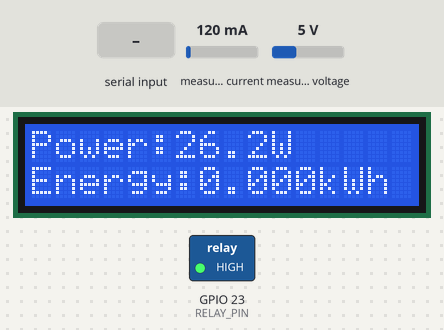
Simulated run of this sketch. Board: ESP32. Parts: 16×2 character LCD, switched loads named in the sketch (green lamp = pin HIGH). Inputs (shaded band) come from the test bench; at power-on: measured current 120 mA, measured voltage 5 V. WiFi joins after 1.5 s; servers stay silent unless stated; the local clock reads 2024-03-15 10:24:30 at power-on unless the sketch sets it; no MQTT or app messages arrive unless stated; what the sketch prints to the serial monitor is not drawn.

Above: at 3.1 s.
3.2 s: "1" received over Serial
At 5.8 s:
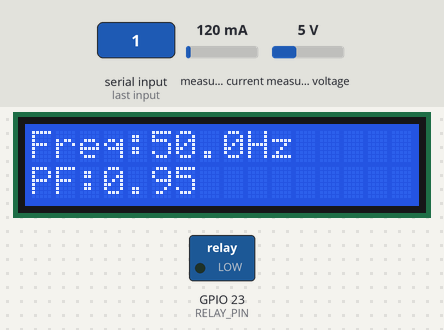
6.5 s: "0" received over Serial
At 8.2 s:
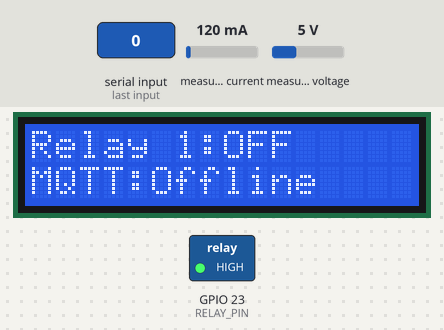
10.0 s: measured current set to 40 mA
At 13.3 s:
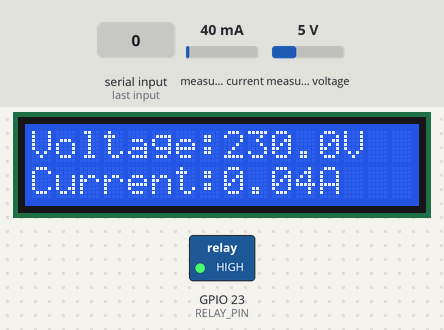
13.5 s: measured voltage set to 0.3 V
At 15.5 s:
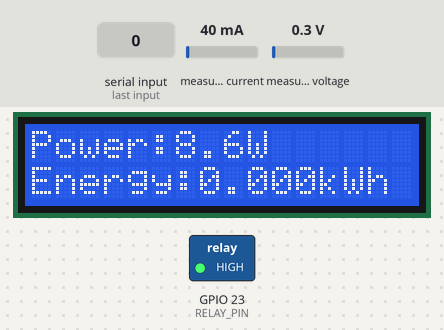
20.0 s: "1" received over Serial
At 22.7 s:
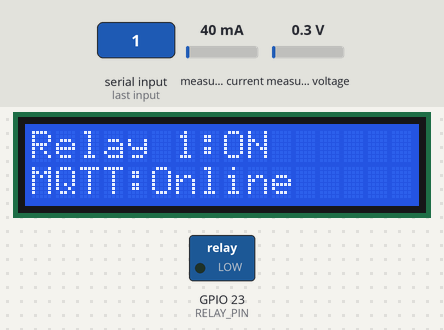
Timing chart, 0 to 24.2 s (numbered marks = the images above; inputs shaded):
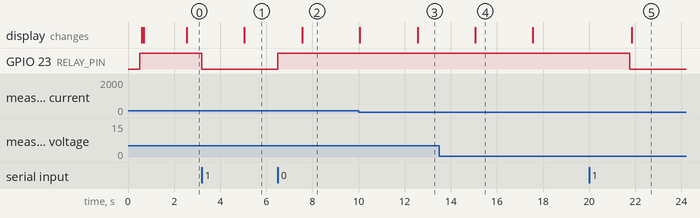

The sketch:

Main_Code.ino
```cpp
/*
  ============================================================
  SHEM - SMART HOME ENERGY MANAGEMENT SYSTEM
  ESP32 + PZEM-004T + RELAY + LCD + EMQX MQTT Cloud
  ============================================================

  HARDWARE:
  ESP32 DevKit
  PZEM-004T
  16x2 I2C LCD
  1-channel relay module

  CONNECTIONS:
  PZEM RX -> ESP32 GPIO16
  PZEM TX -> ESP32 GPIO17

  LCD SDA -> GPIO21
  LCD SCL -> GPIO22

  Relay IN -> GPIO23

  MQTT FLOW:
  ESP32 -> EMQX -> FastAPI
  FastAPI -> EMQX -> ESP32

  IMPORTANT:
  Relay is configured ACTIVE LOW.
  Verify this against your actual relay module.
*/

// ============================================================
// LIBRARIES
// ============================================================

#include <Arduino.h>
#include <WiFi.h>
#include <WiFiClientSecure.h>
#include <PubSubClient.h>
#include <ArduinoJson.h>
#include <PZEM004Tv30.h>
#include <Wire.h>
#include <LiquidCrystal_I2C.h>
#include <time.h>
#include <math.h>


// ============================================================
// 1. WIFI + MQTT CREDENTIALS
// ============================================================
// WIFI_NETWORKS[], WIFI_NETWORK_COUNT, MQTT_USERNAME and MQTT_PASSWORD live in
// secrets.h (git-ignored). Copy secrets.example.h to secrets.h and fill it in.

#include "secrets.h"


// ============================================================
// 2. EMQX CLOUD CONFIGURATION
// ============================================================

// Enter the EMQX Cloud cluster hostname.
// EMQX deployment hostname (without https://)

const char* MQTT_HOST = "xf061010.ala.asia-southeast1.emqxsl.com";
const int MQTT_PORT = 8883;
// MQTT_USERNAME / MQTT_PASSWORD come from secrets.h

const char* DEVICE_ID = "001";


// Paste the trusted root CA certificate for your
// EMQX Cloud TLS certificate chain here.
//
// Do not use a certificate copied from an untrusted source.
// Do not leave this empty for the secure configuration.

static const char MQTT_ROOT_CA[] PROGMEM = R"EOF(
-----BEGIN CERTIFICATE-----
MIIDjjCCAnagAwIBAgIQAzrx5qcRqaC7KGSxHQn65TANBgkqhkiG9w0BAQsFADBh
MQswCQYDVQQGEwJVUzEVMBMGA1UEChMMRGlnaUNlcnQgSW5jMRkwFwYDVQQLExB3
d3cuZGlnaWNlcnQuY29tMSAwHgYDVQQDExdEaWdpQ2VydCBHbG9iYWwgUm9vdCBH
MjAeFw0xMzA4MDExMjAwMDBaFw0zODAxMTUxMjAwMDBaMGExCzAJBgNVBAYTAlVT
MRUwEwYDVQQKEwxEaWdpQ2VydCBJbmMxGTAXBgNVBAsTEHd3dy5kaWdpY2VydC5j
b20xIDAeBgNVBAMTF0RpZ2lDZXJ0IEdsb2JhbCBSb290IEcyMIIBIjANBgkqhkiG
9w0BAQEFAAOCAQ8AMIIBCgKCAQEAuzfNNNx7a8myaJCtSnX/RrohCgiN9RlUyfuI
2/Ou8jqJkTx65qsGGmvPrC3oXgkkRLpimn7Wo6h+4FR1IAWsULecYxpsMNzaHxmx
1x7e/dfgy5SDN67sH0NO3Xss0r0upS/kqbitOtSZpLYl6ZtrAGCSYP9PIUkY92eQ
q2EGnI/yuum06ZIya7XzV+hdG82MHauVBJVJ8zUtluNJbd134/tJS7SsVQepj5Wz
tCO7TG1F8PapspUwtP1MVYwnSlcUfIKdzXOS0xZKBgyMUNGPHgm+F6HmIcr9g+UQ
vIOlCsRnKPZzFBQ9RnbDhxSJITRNrw9FDKZJobq7nMWxM4MphQIDAQABo0IwQDAP
BgNVHRMBAf8EBTADAQH/MA4GA1UdDwEB/wQEAwIBhjAdBgNVHQ4EFgQUTiJUIBiV
5uNu5g/6+rkS7QYXjzkwDQYJKoZIhvcNAQELBQADggEBAGBnKJRvDkhj6zHd6mcY
1Yl9PMWLSn/pvtsrF9+wX3N3KjITOYFnQoQj8kVnNeyIv/iPsGEMNKSuIEyExtv4
NeF22d+mQrvHRAiGfzZ0JFrabA0UWTW98kndth/Jsw1HKj2ZL7tcu7XUIOGZX1NG
Fdtom/DzMNU+MeKNhJ7jitralj41E6Vf8PlwUHBHQRFXGU7Aj64GxJUTFy8bJZ91
8rGOmaFvE7FBcf6IKshPECBV1/MUReXgRPTqh5Uykw7+U0b6LJ3/iyK5S9kJRaTe
pLiaWN0bfVKfjllDiIGknibVb63dDcY3fe0Dkhvld1927jyNxF1WW6LZZm6zNTfl
MrY=
-----END CERTIFICATE-----
)EOF";


// ============================================================
// 3. HARDWARE CONFIGURATION
// ============================================================

#define PZEM_RX 16
#define PZEM_TX 17

#define LCD_SDA 21
#define LCD_SCL 22

#define RELAY_PIN 23

// Confirm this with your relay module.
// ACTIVE LOW: LOW = ON, HIGH = OFF.

#define RELAY_ON LOW
#define RELAY_OFF HIGH


// ============================================================
// 4. MQTT TOPICS
// ============================================================

String TOPIC_TELEMETRY;
String TOPIC_STATUS;
String TOPIC_RELAY_COMMAND;
String TOPIC_RELAY_STATE;
String TOPIC_RELAY_ACK;


// ============================================================
// 5. OBJECTS
// ============================================================

PZEM004Tv30 pzem(Serial2, PZEM_RX, PZEM_TX);

LiquidCrystal_I2C lcd(0x27, 16, 2);

WiFiClientSecure secureClient;
PubSubClient mqtt(secureClient);


// ============================================================
// 6. TIMING
// ============================================================

const unsigned long TELEMETRY_INTERVAL = 2000;
const unsigned long LCD_INTERVAL = 2500;
const unsigned long WIFI_RETRY_INTERVAL = 20000;
const unsigned long MQTT_RETRY_INTERVAL = 5000;

unsigned long lastTelemetryTime = 0;
unsigned long lastLCDTime = 0;
unsigned long lastWiFiAttempt = 0;
unsigned long lastMQTTAttempt = 0;


// ============================================================
// 7. DEVICE STATE
// ============================================================

bool relayState = false;

float voltage = NAN;
float current = NAN;
float power = NAN;
float energy = NAN;
float frequency = NAN;
float powerFactor = NAN;

bool meterReadingsValid = false;

String lastCommandId = "";

int lcdPage = 0;


// ============================================================
// 8. RELAY CONTROL
// ============================================================

void setRelay(bool state) {

  relayState = state;

  digitalWrite(
    RELAY_PIN,
    relayState ? RELAY_ON : RELAY_OFF
  );

  Serial.print("Relay 1: ");
  Serial.println(relayState ? "ON" : "OFF");
}


// ============================================================
// 9. TIME CONFIGURATION
// ============================================================

bool isTimeSynchronized() {

  return time(nullptr) > 1700000000;
}


String getTimestamp() {

  time_t now = time(nullptr);

  if (!isTimeSynchronized()) {
    return "";
  }

  struct tm timeinfo;

  gmtime_r(&now, &timeinfo);

  char buffer[30];

  strftime(
    buffer,
    sizeof(buffer),
    "%Y-%m-%dT%H:%M:%SZ",
    &timeinfo
  );

  return String(buffer);
}


// ============================================================
// 10. WIFI CONNECTION
// ============================================================

// Milliseconds to wait for each individual network before moving on.
// 20 s total / 4 max networks = 5 s per network.
#define WIFI_PER_NETWORK_TIMEOUT (WIFI_RETRY_INTERVAL / 4)

void connectWiFi() {

  if (WiFi.status() == WL_CONNECTED) {
    return;
  }

  unsigned long now = millis();

  if (now - lastWiFiAttempt < WIFI_RETRY_INTERVAL) {
    return;
  }

  lastWiFiAttempt = now;

  Serial.println();
  Serial.println("Scanning WiFi networks (priority order)...");

  // Fully reset any half-finished attempt before we start the scan.
  // This avoids colliding with auto-reconnect and tripping the task watchdog.
  WiFi.disconnect(false, false);
  delay(100);

  for (int i = 0; i < WIFI_NETWORK_COUNT; i++) {

    Serial.print("Trying [");
    Serial.print(i);
    Serial.print("] ");
    Serial.println(WIFI_NETWORKS[i].ssid);

    WiFi.begin(WIFI_NETWORKS[i].ssid, WIFI_NETWORKS[i].password);

    unsigned long start = millis();

    while (WiFi.status() != WL_CONNECTED &&
           millis() - start < WIFI_PER_NETWORK_TIMEOUT) {
      delay(200);
    }

    if (WiFi.status() == WL_CONNECTED) {
      Serial.print("Connected to: ");
      Serial.println(WIFI_NETWORKS[i].ssid);
      Serial.print("IP: ");
      Serial.println(WiFi.localIP());
      return;   // success — stop trying further networks
    }

    Serial.print("Failed: ");
    Serial.println(WIFI_NETWORKS[i].ssid);

    // Disconnect cleanly before trying the next network.
    WiFi.disconnect(false, false);
    delay(100);
  }

  Serial.println("All WiFi networks failed. Will retry after interval.");
}


// ============================================================
// 11. MQTT STATUS
// ============================================================

void publishDeviceStatus(const char* status) {

  if (!mqtt.connected()) {
    return;
  }

  StaticJsonDocument<256> doc;

  doc["deviceId"] = DEVICE_ID;
  doc["status"] = status;
  doc["relay1State"] = relayState ? "ON" : "OFF";
  doc["timestamp"] = getTimestamp();

  char payload[256];

  size_t length = serializeJson(doc, payload);

  mqtt.publish(
    TOPIC_STATUS.c_str(),
    reinterpret_cast<const uint8_t*>(payload),
    length,
    true
  );
}


// ============================================================
// 12. RELAY STATE PUBLICATION
// ============================================================

void publishRelayState() {

  if (!mqtt.connected()) {
    return;
  }

  StaticJsonDocument<192> doc;

  doc["deviceId"] = DEVICE_ID;
  doc["channel"] = 1;
  doc["state"] = relayState ? "ON" : "OFF";
  doc["timestamp"] = getTimestamp();

  char payload[192];

  size_t length = serializeJson(doc, payload);

  mqtt.publish(
    TOPIC_RELAY_STATE.c_str(),
    reinterpret_cast<const uint8_t*>(payload),
    length,
    true
  );
}


// ============================================================
// 13. COMMAND ACKNOWLEDGEMENT
// ============================================================

void publishCommandAck(
  const String& commandId,
  const char* result
) {

  if (!mqtt.connected()) {
    return;
  }

  StaticJsonDocument<256> doc;

  doc["deviceId"] = DEVICE_ID;
  doc["channel"] = 1;
  doc["commandId"] = commandId;
  doc["commandedState"] = relayState ? "ON" : "OFF";
  doc["status"] = result;
  doc["timestamp"] = getTimestamp();

  char payload[256];

  size_t length = serializeJson(doc, payload);

  mqtt.publish(
    TOPIC_RELAY_ACK.c_str(),
    reinterpret_cast<const uint8_t*>(payload),
    length,
    false
  );
}


// ============================================================
// 14. MQTT COMMAND HANDLER
// ============================================================

void mqttCallback(
  char* topic,
  byte* payload,
  unsigned int length
) {

  StaticJsonDocument<384> doc;

  DeserializationError error =
    deserializeJson(doc, payload, length);

  if (error) {

    Serial.println("Invalid MQTT JSON command");

    return;
  }

  String commandId = doc["commandId"] | "";
  String state = doc["state"] | "";
  int channel = doc["channel"] | 0;

  long expiresAt = doc["expiresAtUnix"] | 0;

  Serial.println();
  Serial.println("Remote command received");

  Serial.print("Command ID: ");
  Serial.println(commandId);

  Serial.print("Requested state: ");
  Serial.println(state);


  // Validate command ID.

  if (commandId.length() == 0) {

    Serial.println("Rejected: missing command ID");

    return;
  }


  // Only relay channel 1 is implemented.

  if (channel != 1) {

    publishCommandAck(commandId, "rejected_invalid_channel");

    return;
  }


  // Validate requested state.

  if (state != "ON" && state != "OFF") {

    publishCommandAck(commandId, "rejected_invalid_state");

    return;
  }


  // Require synchronized time to validate expiry.

  if (!isTimeSynchronized()) {

    publishCommandAck(commandId, "rejected_time_unsynchronized");

    return;
  }


  // Expired or missing expiry timestamps are rejected.

  if (expiresAt <= 0 || time(nullptr) > expiresAt) {

    publishCommandAck(commandId, "rejected_expired");

    return;
  }


  // Prevent duplicate command execution.

  if (commandId == lastCommandId) {

    publishCommandAck(commandId, "duplicate");

    return;
  }


  // Execute command.

  bool requestedState = (state == "ON");

  setRelay(requestedState);

  lastCommandId = commandId;


  // Publish actual commanded relay state.

  publishRelayState();

  publishCommandAck(commandId, "applied");

  Serial.println("Remote command applied");
}


// ============================================================
// 15. MQTT CONNECTION
// ============================================================

void connectMQTT() {

  if (mqtt.connected()) {
    return;
  }

  if (WiFi.status() != WL_CONNECTED) {
    return;
  }

  unsigned long now = millis();

  if (now - lastMQTTAttempt < MQTT_RETRY_INTERVAL) {
    return;
  }

  lastMQTTAttempt = now;

  Serial.println("Connecting to EMQX Cloud...");

  String clientId = "SHEM_ESP32_" + String(DEVICE_ID);

  const char* willMessage = "{\"deviceId\":\"001\",\"status\":\"offline\"}";

  bool connected = mqtt.connect(
    clientId.c_str(),
    MQTT_USERNAME,
    MQTT_PASSWORD,
    TOPIC_STATUS.c_str(),
    1,
    true,
    willMessage
  );

  if (connected) {

    Serial.println("EMQX Connected");

    mqtt.subscribe(
      TOPIC_RELAY_COMMAND.c_str(),
      1
    );

    publishDeviceStatus("online");

    publishRelayState();

  } else {

    Serial.print("MQTT connection failed. State: ");
    Serial.println(mqtt.state());
  }
}


// ============================================================
// 16. PZEM READING
// ============================================================

void readPZEM() {

  float v = pzem.voltage();
  float a = pzem.current();
  float w = pzem.power();
  float e = pzem.energy();
  float hz = pzem.frequency();
  float pf = pzem.pf();

  bool valid =
    isfinite(v) &&
    isfinite(a) &&
    isfinite(w) &&
    isfinite(e) &&
    v >= 0 &&
    a >= 0 &&
    w >= 0 &&
    e >= 0;

  if (!valid) {

    meterReadingsValid = false;

    Serial.println("PZEM reading invalid");

    return;
  }

  voltage = v;
  current = a;
  power = w;
  energy = e;

  frequency = hz;
  powerFactor = pf;

  meterReadingsValid = true;
}


// ============================================================
// 17. TELEMETRY PUBLICATION
// ============================================================

void publishTelemetry() {

  if (!mqtt.connected() || !meterReadingsValid) {
    return;
  }

  StaticJsonDocument<512> doc;

  doc["deviceId"] = DEVICE_ID;

  doc["voltage"] = voltage;
  doc["current"] = current;
  doc["power"] = power;

  doc["energy"] = energy;
  doc["energyUnit"] = "kWh";

  if (isfinite(frequency)) {
    doc["frequency"] = frequency;
  }

  if (isfinite(powerFactor)) {
    doc["powerFactor"] = powerFactor;
  }

  doc["relay1State"] = relayState ? "ON" : "OFF";

  doc["supplyType"] = "AC";
  doc["source"] = "PZEM-004T";

  doc["timestamp"] = getTimestamp();

  char payload[512];

  size_t length = serializeJson(doc, payload);

  bool published = mqtt.publish(
    TOPIC_TELEMETRY.c_str(),
    reinterpret_cast<const uint8_t*>(payload),
    length,
    false
  );

  if (published) {
    Serial.println("Telemetry published");
  } else {
    Serial.println("Telemetry publication failed");
  }
}


// ============================================================
// 18. LCD DISPLAY
// ============================================================

void updateLCD() {

  lcd.clear();

  if (!meterReadingsValid) {

    lcd.setCursor(0, 0);
    lcd.print("PZEM Error");

    lcd.setCursor(0, 1);
    lcd.print("Check Meter");

    return;
  }

  switch (lcdPage) {

    case 0:

      lcd.setCursor(0, 0);
      lcd.print("Voltage:");

      lcd.print(voltage, 1);
      lcd.print("V");

      lcd.setCursor(0, 1);
      lcd.print("Current:");

      lcd.print(current, 2);
      lcd.print("A");

      break;


    case 1:

      lcd.setCursor(0, 0);
      lcd.print("Power:");

      lcd.print(power, 1);
      lcd.print("W");

      lcd.setCursor(0, 1);
      lcd.print("Energy:");

      lcd.print(energy, 3);
      lcd.print("kWh");

      break;


    case 2:

      lcd.setCursor(0, 0);
      lcd.print("Freq:");

      if (isfinite(frequency)) {
        lcd.print(frequency, 1);
        lcd.print("Hz");
      } else {
        lcd.print("--");
      }

      lcd.setCursor(0, 1);
      lcd.print("PF:");

      if (isfinite(powerFactor)) {
        lcd.print(powerFactor, 2);
      } else {
        lcd.print("--");
      }

      break;


    case 3:

      lcd.setCursor(0, 0);
      lcd.print("Relay 1:");
      lcd.print(relayState ? "ON" : "OFF");

      lcd.setCursor(0, 1);
      lcd.print("MQTT:");
      lcd.print(mqtt.connected() ? "Online" : "Offline");

      break;


    case 4: {

      lcd.setCursor(0, 0);
      lcd.print("WiFi Status:");

      lcd.setCursor(0, 1);

      if (WiFi.status() == WL_CONNECTED) {
        // Full line 2 = 16 chars — show SSID truncated to fit.
        String ssid = WiFi.SSID();
        lcd.print(ssid.substring(0, 16));
      } else {
        lcd.print("Offline");
      }

      break;
    }
  }

  lcdPage = (lcdPage + 1) % 5;
}


// ============================================================
// 19. SERIAL MONITOR CONTROL
// ============================================================

void handleSerial() {

  if (!Serial.available()) {
    return;
  }

  char command = Serial.read();

  if (command == '1') {

    setRelay(true);

    publishRelayState();

    Serial.println("Local relay ON");

  } else if (command == '0') {

    setRelay(false);

    publishRelayState();

    Serial.println("Local relay OFF");

  } else if (command == 'r' || command == 'R') {

    readPZEM();

    Serial.println("PZEM refresh requested");
  }
}


// ============================================================
// 20. SETUP
// ============================================================

void setup() {

  Serial.begin(115200);

  delay(500);

  Serial.println();
  Serial.println("================================");
  Serial.println("SHEM ESP32 AC ENERGY MONITOR");
  Serial.println("================================");


  // Initialize relay safely OFF.

  digitalWrite(RELAY_PIN, RELAY_OFF);

  pinMode(RELAY_PIN, OUTPUT);

  setRelay(false);


  // Initialize I2C.

  Serial.println("[1] I2C init");
  Wire.begin(LCD_SDA, LCD_SCL);

  Serial.println("[2] LCD init");
  lcd.init();
  lcd.backlight();

  lcd.setCursor(0, 0);
  lcd.print("SHEM Starting");

  lcd.setCursor(0, 1);
  lcd.print("Please Wait");


  // Initialize MQTT topics.

  String prefix = "shem/device/" + String(DEVICE_ID);

  TOPIC_TELEMETRY = prefix + "/telemetry";
  TOPIC_STATUS = prefix + "/status";

  TOPIC_RELAY_COMMAND = prefix + "/relay/1/command";
  TOPIC_RELAY_STATE = prefix + "/relay/1/state";
  TOPIC_RELAY_ACK = prefix + "/relay/1/ack";


  // PZEM UART is already initialised by the PZEM004Tv30
  // constructor (Serial2, RX, TX). Do not call Serial2.begin() again.


  // Configure WiFi.

  Serial.println("[3] WiFi.mode(STA)");
  WiFi.mode(WIFI_STA);
  Serial.println("[4] WiFi mode set");
  WiFi.persistent(false);
  WiFi.setAutoReconnect(false);   // we handle reconnects in connectWiFi()
  WiFi.setSleep(false);


  // Configure TLS certificate validation.

  secureClient.setCACert(MQTT_ROOT_CA);


  // Configure MQTT.

  mqtt.setServer(MQTT_HOST, MQTT_PORT);

  mqtt.setCallback(mqttCallback);

  mqtt.setBufferSize(512);

  mqtt.setKeepAlive(30);

  mqtt.setSocketTimeout(5);


  // Start network connection.

  connectWiFi();


  // Configure NTP time.

  configTime(
    0,
    0,
    "pool.ntp.org",
    "time.google.com"
  );


  readPZEM();

  updateLCD();

  Serial.println("SHEM initialization complete");
}


// ============================================================
// 21. MAIN LOOP
// ============================================================

void loop() {

  connectWiFi();

  if (WiFi.status() == WL_CONNECTED) {

    connectMQTT();

    if (mqtt.connected()) {
      mqtt.loop();
    }
  }


  // Local Serial control.

  handleSerial();


  unsigned long now = millis();


  // Refresh PZEM readings.

  if (now - lastTelemetryTime >= TELEMETRY_INTERVAL) {

    lastTelemetryTime = now;

    readPZEM();

    publishTelemetry();
  }


  // LCD refresh.

  if (now - lastLCDTime >= LCD_INTERVAL) {

    lastLCDTime = now;

    updateLCD();
  }

  // Give IDLE tasks / WiFi stack time to run.
  delay(10);
}
```

Source omitted: secrets.example.h (1111 bytes)

Measured:
- after the input at 3.2 s, GPIO 23 (RELAY_PIN): HIGH → LOW at once
- after the input at 6.5 s, GPIO 23 (RELAY_PIN): LOW → HIGH at once; the display: changes after 1.0 s (image 2)
- after the input at 20.0 s, GPIO 23 (RELAY_PIN): HIGH → LOW after 1.8 s; the display: changes after 1.8 s (image 5)
- what the display in image 4 shows lasts 2.5 s, from 15.1 s to 17.6 s
